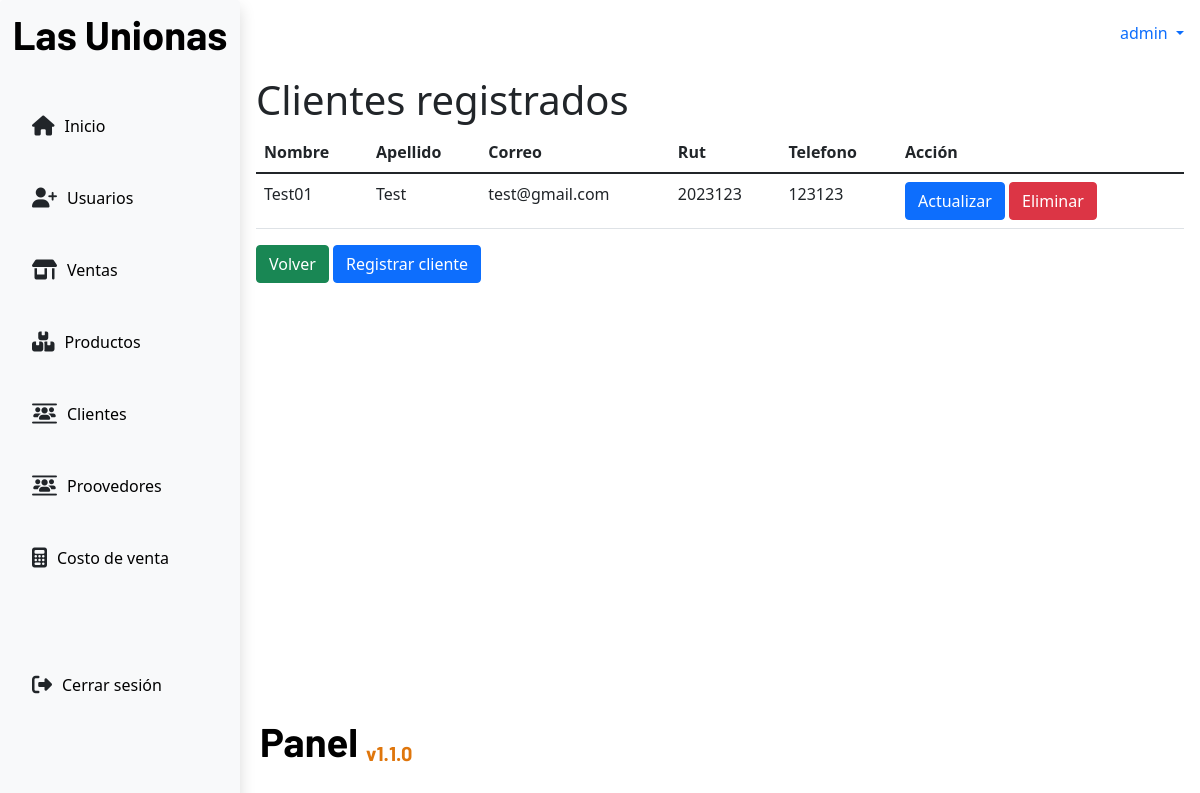
The page /clientContacts/ (signed in) on the database its author committed.
### app/models.py (models this page shows, shortened)
class ClientContacts(models.Model):
    name = models.CharField(max_length=50,null=False)
    lastname = models.CharField(max_length=50,null=False)
    email = models.EmailField(max_length=100,null=False)
    rut = models.CharField(max_length=13,null=False)
    phone = models.CharField(max_length=15)

### app/views.py (the view)
# urls.py: path('clientContacts/',views.clientContacts,name='clientContacts'),
def clientContacts(request):
    role = request.session.get("role")
    if role == "Admin" or role == "NormalUser":
        if request.method == 'GET':
            clientsList = ClientContacts.objects.all()
            return render(request,'clientContacts/clientContactsTable.html',{
                'clients':clientsList
            })
    else:
        return redirect("/")

### app/context_processors.py (called while the page is built)
def get_username(request):
    username = request.session.get('username', None)
    return {
        "username": username
    }

def get_role(request):
    role = request.session.get("role")
    return {
        "role": role
    }

def get_low_stock(request):
    low_stock = request.session.get("low_stock")
    return {
        "low_stock": low_stock
    }

### app/templates/clientContacts/clientContactsTable.html
{%extends 'base.html'%}
{% block content %}
<div>
    <h1>Clientes registrados</h1>
</div>
<div>
    <table class="table">
        <thead>
            <tr>
                <th>Nombre</th>
                <th>Apellido</th>
                <th>Correo</th>
                <th>Rut</th>
                <th>Telefono</th>
                <th>Acción</th>
            </tr>
        </thead>
        <tbody>
            {%for client in clients%}
            <tr>
                <td>{{client.name}}</td>
                <td>{{client.lastname}}</td>
                <td>{{client.email}}</td>
                <td>{{client.rut}}</td>
                <td>{{client.phone}}</td>
                <td>
                    <a class="btn btn-primary" href="{%url 'updateClientContacts' client.id%}">Actualizar</a>
                    <a class="btn btn-danger" href="{%url 'deleteClientContacts' client.id %}">Eliminar</a>
                </td>
            </tr>
            {%endfor%}
        </tbody>
    </table>
</div>
<div>
    <a class="btn btn-success" href="{%url 'home'%}">Volver</a>
    <a class="btn btn-primary" href="{%url 'createClientContacts'%}">Registrar cliente</a>
</div>
{% endblock content %}

### app/static/css/panel.css (style rules this page uses)
:root { --titles: "Barlow", sans-serif; --primary: #1ea4a2; --primary: #1ea4a2; --light: #eef0f4; --grey: #fafafa; --black: #06070a; --blackclaire: #1d2125; --oceanBlue: #172d4f; }
* { box-sizing: border-box; margin: 0; padding: 0; }
html, body { min-height: 100%; height: 100%; }

### rows shown on the page
ClientContacts: name "Test01", lastname "Test", email "test@gmail.com", rut "2023123", phone "123123"

### other values the page prints
{{ username }} "admin"
